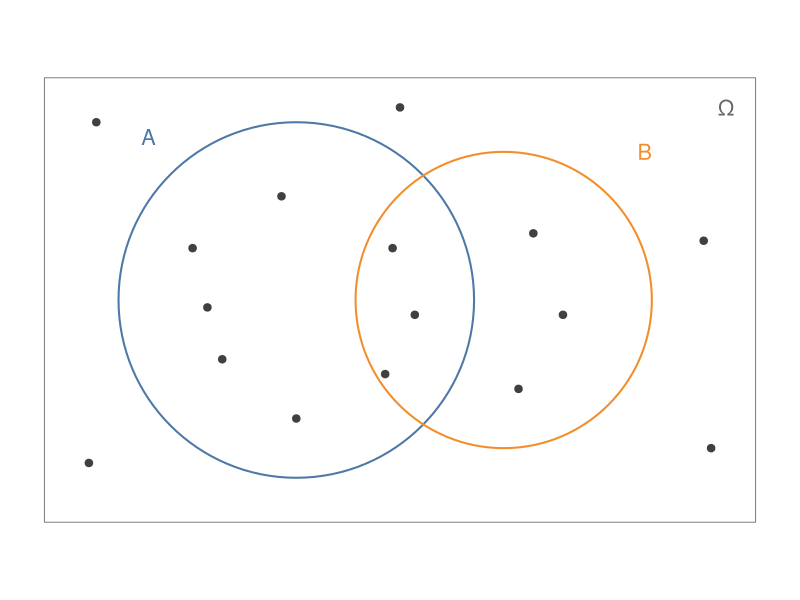

Generate this figure with R:
## ---- chunk 1
#| label: setup
#| include: false
set.seed(2026)
# non-ASCII characters in plots under a "C" locale
invisible(Sys.setlocale("LC_CTYPE", "C.UTF-8"))
fmt <- function(x, d = 2) formatC(x, format = "f", digits = d, big.mark = ",")
pct <- function(x, d = 1) paste0(fmt(100 * x, d), "%")
## ---- chunk 2
#| label: dots
#| fig-width: 5
#| fig-height: 3.2
#| fig-alt: "A sample space of 16 equally likely points. A contains 8 points, B contains 6, and 3 are shared."
par(mar = c(0, 0, 0, 0))
plot(NA, xlim = c(0, 10), ylim = c(0, 6.4), asp = 1, axes = FALSE, xlab = "", ylab = "")
rect(0.2, 0.2, 9.8, 6.2, border = "grey50")
symbols(c(3.6, 6.4), c(3.2, 3.2), circles = c(2.4, 2), inches = FALSE, add = TRUE,
        fg = c("#4e79a7", "#f28e2b"), lwd = 2)
text(c(1.6, 8.3, 9.4), c(5.4, 5.2, 5.8), c("A", "B", "Ω"), cex = 1.3, col = c("#4e79a7", "#f28e2b", "grey40"))
onlyA <- cbind(c(2.2, 2.6, 3.4, 2.4, 3.6), c(3.9, 2.4, 4.6, 3.1, 1.6))
both <- cbind(c(4.9, 5.2, 4.8), c(3.9, 3.0, 2.2))
onlyB <- cbind(c(6.8, 7.2, 6.6), c(4.1, 3.0, 2.0))
outside <- cbind(c(0.8, 9.2, 0.9, 9.1, 5.0), c(1.0, 1.2, 5.6, 4.0, 5.8))
points(rbind(onlyA, both, onlyB, outside), pch = 19, col = "grey25")
## ---- chunk 3
#| label: conditional-sim
n <- 100000
d1 <- sample(1:6, n, replace = TRUE)
d2 <- sample(1:6, n, replace = TRUE)
A <- d1 + d2 >= 8
B <- d1 == d2
c(kept = sum(A), freq_B_given_A = mean(B[A]), exact = 3 / 15)
